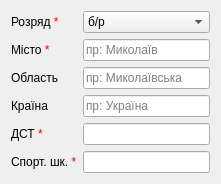
     <widget class="QWidget" name="layoutWidget_3">
      <property name="geometry">
       <rect>
        <x>310</x>
        <y>10</y>
        <width>221</width>
        <height>161</height>
       </rect>
      </property>
      <layout class="QFormLayout" name="formLayout">
       <item row="0" column="0">
        <widget class="QLabel" name="label_9">
         <property name="text">
          <string>&lt;html&gt;&lt;head/&gt;&lt;body&gt;&lt;p&gt;Розряд &lt;span style=&quot; color:#ff0000;&quot;&gt;*&lt;/span&gt;&lt;/p&gt;&lt;/body&gt;&lt;/html&gt;</string>
         </property>
        </widget>
       </item>
       <item row="0" column="1">
        <widget class="QComboBox" name="comboBox_rank">
         <item>
          <property name="text">
           <string>б/р</string>
          </property>
         </item>
         <item>
          <property name="text">
           <string>2 юн</string>
          </property>
         </item>
         <item>
          <property name="text">
           <string>1 юн</string>
          </property>
         </item>
         <item>
          <property name="text">
           <string>3</string>
          </property>
         </item>
         <item>
          <property name="text">
           <string>2</string>
          </property>
         </item>
         <item>
          <property name="text">
           <string>1</string>
          </property>
         </item>
         <item>
          <property name="text">
           <string>КМС</string>
          </property>
         </item>
         <item>
          <property name="text">
           <string>МС</string>
          </property>
         </item>
         <item>
          <property name="text">
           <string>МСМК</string>
          </property>
         </item>
         <item>
          <property name="text">
           <string>ЗМС</string>
          </property>
         </item>
        </widget>
       </item>
       <item row="1" column="0">
        <widget class="QLabel" name="label_10">
         <property name="text">
          <string>&lt;html&gt;&lt;head/&gt;&lt;body&gt;&lt;p&gt;Місто &lt;span style=&quot; color:#ff0000;&quot;&gt;*&lt;/span&gt;&lt;/p&gt;&lt;/body&gt;&lt;/html&gt;</string>
         </property>
        </widget>
       </item>
       <item row="1" column="1">
        <widget class="QLineEdit" name="lineEdit_city">
         <property name="placeholderText">
          <string>пр: Миколаїв</string>
         </property>
         <property name="clearButtonEnabled">
          <bool>true</bool>
         </property>
        </widget>
       </item>
       <item row="2" column="0">
        <widget class="QLabel" name="label_11">
         <property name="text">
          <string>Область</string>
         </property>
        </widget>
       </item>
       <item row="2" column="1">
        <widget class="QLineEdit" name="lineEdit_region">
         <property name="placeholderText">
          <string>пр: Миколаївська</string>
         </property>
         <property name="clearButtonEnabled">
          <bool>true</bool>
         </property>
        </widget>
       </item>
       <item row="3" column="0">
        <widget class="QLabel" name="label_12">
         <property name="text">
          <string>Країна</string>
         </property>
        </widget>
       </item>
       <item row="3" column="1">
        <widget class="QLineEdit" name="lineEdit_country">
         <property name="placeholderText">
          <string>пр: Україна</string>
         </property>
         <property name="clearButtonEnabled">
          <bool>true</bool>
         </property>
        </widget>
       </item>
       <item row="4" column="0">
        <widget class="QLabel" name="label_16">
         <property name="text">
          <string>&lt;html&gt;&lt;head/&gt;&lt;body&gt;&lt;p&gt;ДСТ &lt;span style=&quot; color:#ff0000;&quot;&gt;*&lt;/span&gt;&lt;/p&gt;&lt;/body&gt;&lt;/html&gt;</string>
         </property>
        </widget>
       </item>
       <item row="4" column="1">
        <widget class="QLineEdit" name="lineEdit_dst">
         <property name="clearButtonEnabled">
          <bool>true</bool>
         </property>
        </widget>
       </item>
       <item row="5" column="0">
        <widget class="QLabel" name="label_17">
         <property name="text">
          <string>&lt;html&gt;&lt;head/&gt;&lt;body&gt;&lt;p&gt;Спорт. шк. &lt;span style=&quot; color:#ff0000;&quot;&gt;*&lt;/span&gt;&lt;/p&gt;&lt;/body&gt;&lt;/html&gt;</string>
         </property>
        </widget>
       </item>
       <item row="5" column="1">
        <widget class="QLineEdit" name="lineEdit_school">
         <property name="clearButtonEnabled">
          <bool>true</bool>
         </property>
        </widget>
       </item>
      </layout>
     </widget>
